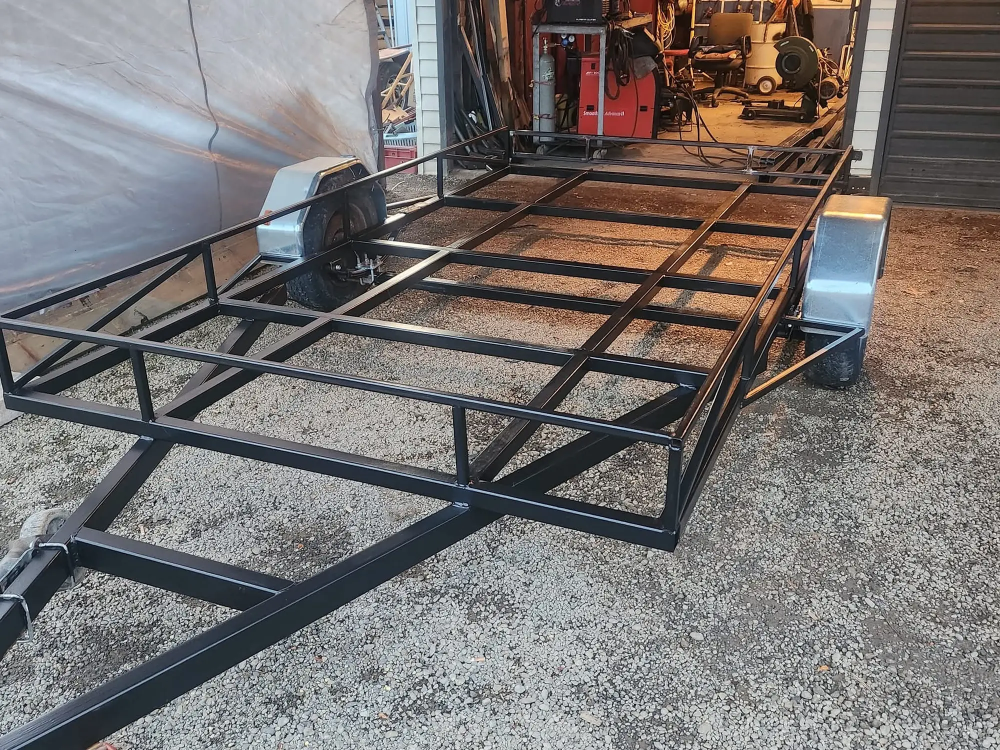
#> input picture images/hero.webp, 2000 x 1500 px (shown at 1/2 size)
$ python optimise-images.py ../images/hero.webp
#> lines starting #> are read from the running program, lines starting #| are printed output that depends on the picture
"""Resize new job photos into the gallery sizes and strip EXIF/GPS data.

Usage:  pip install pillow
        python tools/optimise-images.py path/to/photo1.jpg path/to/photo2.jpg ...

Prints a line for each photo to paste into js/gallery-data.js.
"""
import os
import sys

from PIL import Image, ImageOps

ROOT = os.path.join(os.path.dirname(__file__), "..", "images", "work")

for path in sys.argv[1:]:
    name = os.path.splitext(os.path.basename(path))[0]
    im = ImageOps.exif_transpose(Image.open(path)).convert("RGB")
#> im is the input picture: PIL image 2000x1500 RGB; mean R, G, B 120.8, 116.5, 115.2
    full = im.copy()
    full.thumbnail((1800, 1800), Image.LANCZOS)
    full.save(os.path.join(ROOT, "full", name + ".webp"), "WEBP", quality=80, method=6)
    thumb = im.copy()
    thumb.thumbnail((720, 720), Image.LANCZOS)
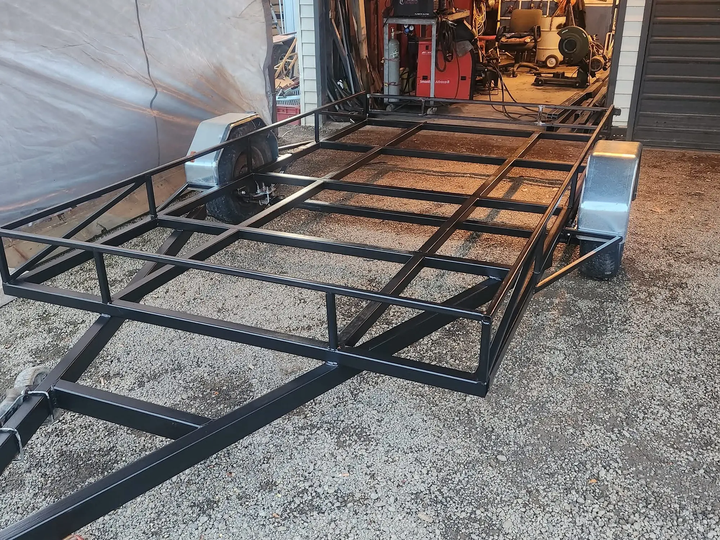
#> thumb: PIL image 720x540 RGB; mean R, G, B 120.8, 116.5, 115.2
    thumb.save(os.path.join(ROOT, "thumb", name + ".webp"), "WEBP", quality=72, method=6)
    print(f'  ["{name}", "CATEGORY", "Caption here", {thumb.width}, {thumb.height}],')
#|   ["hero", "CATEGORY", "Caption here", 720, 540],
